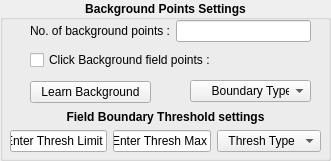
     <widget class="QGroupBox" name="groupBox_3">
      <property name="geometry">
       <rect>
        <x>30</x>
        <y>190</y>
        <width>331</width>
        <height>161</height>
       </rect>
      </property>
      <property name="font">
       <font>
        <weight>75</weight>
        <bold>true</bold>
       </font>
      </property>
      <property name="title">
       <string>Background Points Settings</string>
      </property>
      <property name="alignment">
       <set>Qt::AlignCenter</set>
      </property>
      <widget class="QLabel" name="label_11">
       <property name="geometry">
        <rect>
         <x>10</x>
         <y>101</y>
         <width>311</width>
         <height>31</height>
        </rect>
       </property>
       <property name="font">
        <font>
         <weight>75</weight>
         <bold>true</bold>
        </font>
       </property>
       <property name="text">
        <string>Field Boundary Threshold settings</string>
       </property>
       <property name="alignment">
        <set>Qt::AlignCenter</set>
       </property>
      </widget>
      <widget class="QWidget" name="horizontalLayoutWidget">
       <property name="geometry">
        <rect>
         <x>30</x>
         <y>20</y>
         <width>281</width>
         <height>22</height>
        </rect>
       </property>
       <layout class="QHBoxLayout" name="horizontalLayout_9">
        <item>
         <widget class="QLabel" name="label_7">
          <property name="font">
           <font>
            <weight>50</weight>
            <bold>false</bold>
           </font>
          </property>
          <property name="text">
           <string>No. of background points :</string>
          </property>
         </widget>
        </item>
        <item>
         <widget class="QLineEdit" name="backgrndno_le">
          <property name="font">
           <font>
            <weight>50</weight>
            <bold>false</bold>
           </font>
          </property>
         </widget>
        </item>
       </layout>
      </widget>
      <widget class="QWidget" name="horizontalLayoutWidget_3">
       <property name="geometry">
        <rect>
         <x>30</x>
         <y>80</y>
         <width>121</width>
         <height>25</height>
        </rect>
       </property>
       <layout class="QHBoxLayout" name="horizontalLayout_11">
        <item>
         <widget class="QPushButton" name="learnbackgnd_pb">
          <property name="font">
           <font>
            <weight>50</weight>
            <bold>false</bold>
           </font>
          </property>
          <property name="text">
           <string>Learn Background</string>
          </property>
         </widget>
        </item>
       </layout>
      </widget>
      <widget class="QWidget" name="horizontalLayoutWidget_2">
       <property name="geometry">
        <rect>
         <x>30</x>
         <y>50</y>
         <width>281</width>
         <height>21</height>
        </rect>
       </property>
       <layout class="QHBoxLayout" name="horizontalLayout_10">
        <item>
         <widget class="QCheckBox" name="backgrndpts_cb">
          <property name="font">
           <font>
            <weight>50</weight>
            <bold>false</bold>
           </font>
          </property>
          <property name="text">
           <string>Click Background field points :</string>
          </property>
         </widget>
        </item>
        <item>
         <widget class="QLabel" name="backgrndclicks_label">
          <property name="text">
           <string/>
          </property>
         </widget>
        </item>
       </layout>
      </widget>
      <widget class="QWidget" name="layoutWidget_2">
       <property name="geometry">
        <rect>
         <x>10</x>
         <y>130</y>
         <width>311</width>
         <height>22</height>
        </rect>
       </property>
       <layout class="QHBoxLayout" name="horizontalLayout_14">
        <item>
         <widget class="QLineEdit" name="bckgrdthreshlimit_le">
          <property name="font">
           <font>
            <weight>50</weight>
            <bold>false</bold>
           </font>
          </property>
          <property name="text">
           <string>Enter Thresh Limit</string>
          </property>
          <property name="alignment">
           <set>Qt::AlignCenter</set>
          </property>
         </widget>
        </item>
        <item>
         <widget class="QLineEdit" name="bckgrdthreshmax_le">
          <property name="font">
           <font>
            <weight>50</weight>
            <bold>false</bold>
           </font>
          </property>
          <property name="text">
           <string>Enter Thresh Max</string>
          </property>
          <property name="alignment">
           <set>Qt::AlignCenter</set>
          </property>
         </widget>
        </item>
        <item>
         <widget class="QComboBox" name="bckgrdthreshtype_dd">
          <property name="font">
           <font>
            <weight>50</weight>
            <bold>false</bold>
           </font>
          </property>
          <item>
           <property name="text">
            <string>  Thresh Type</string>
           </property>
          </item>
         </widget>
        </item>
       </layout>
      </widget>
      <widget class="QComboBox" name="backgrndtype_dd">
       <property name="geometry">
        <rect>
         <x>190</x>
         <y>80</y>
         <width>121</width>
         <height>22</height>
        </rect>
       </property>
       <property name="font">
        <font>
         <weight>50</weight>
         <bold>false</bold>
        </font>
       </property>
       <item>
        <property name="text">
         <string>     Boundary Type</string>
        </property>
       </item>
      </widget>
     </widget>
